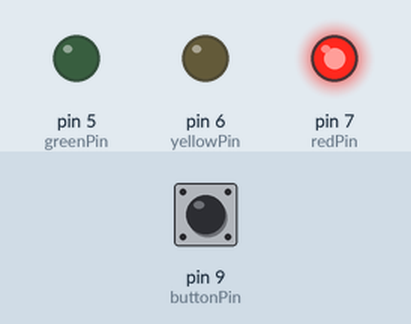
Bench run of a sketch on a simulated Arduino Uno, built with avr-gcc and run on an emulated ATmega328P. On the bench: output pins drawn as LEDs (lit = HIGH). The inputs (shaded band) are chosen by the test bench; at power-on: pin 9 (buttonPin) LOW.

Above: at 1.2 s.
1.3 s: pin 9 (buttonPin) pulled HIGH for 0.15 s
At 2.1 s:
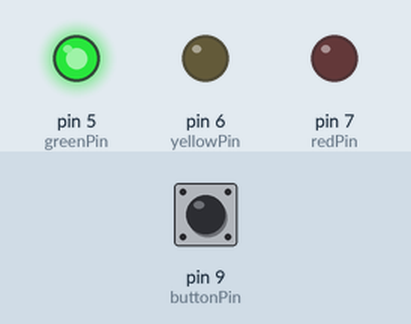
4.4 s: pin 9 (buttonPin) pulled HIGH for 1 s
At 6.5 s:
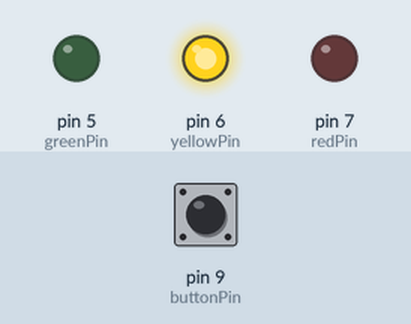
8.4 s: pin 9 (buttonPin) pulled HIGH for 0.15 s
At 8.5 s:
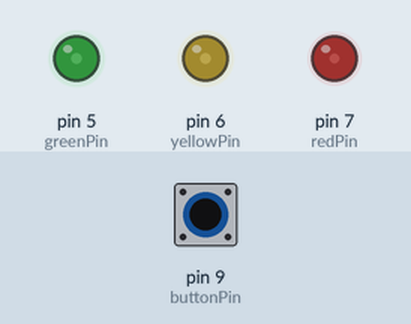
11.4 s: pin 9 (buttonPin) pulled HIGH for 3.2 s
At 15.8 s:
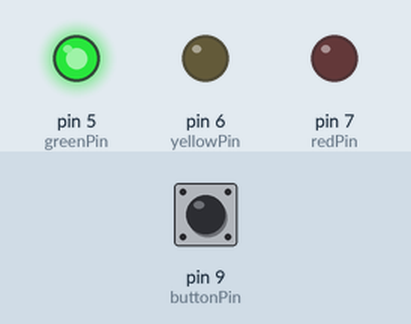
16.1 s: pin 9 (buttonPin) pulled HIGH for 0.15 s
At 17.0 s:
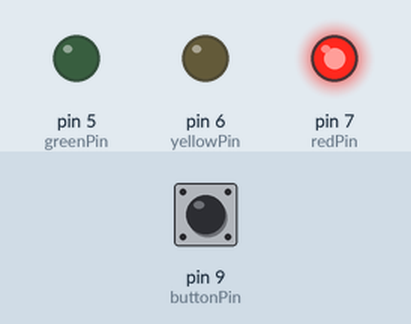
Timing chart, 0 to 19.1 s (numbered marks = the images above; inputs shaded):
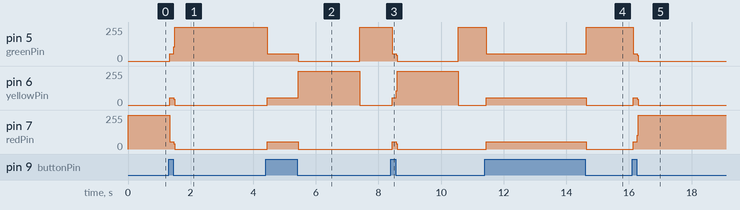

Measured:
- after the input at 1.3 s, pin 5 (greenPin): 0/255 → 56/255 at once, → 255/255 0.12 s later; pin 6 (yellowPin): 0/255 → 56/255 at once, → 0/255 0.12 s later; pin 7 (redPin): 255/255 → 53/255 at once, → 0/255 0.12 s later
- after the input at 4.4 s, pin 5 (greenPin): 255/255 → 56/255 at once, → 0/255 1.0 s later, → 255/255 2.0 s later; pin 6 (yellowPin): 0/255 → 56/255 at once, → 255/255 1.0 s later, → 0/255 2.0 s later; pin 7 (redPin): 0/255 → 53/255 at once, → 0/255 1.0 s later
- after the input at 8.4 s, pin 5 (greenPin): 255/255 → 56/255 at once, → 0/255 0.12 s later, → 255/255 2.0 s later; pin 6 (yellowPin): 0/255 → 56/255 at once, → 255/255 0.12 s later, → 0/255 2.0 s later; pin 7 (redPin): 0/255 → 53/255 at once, → 0/255 0.12 s later
- after the input at 11.4 s, pin 5 (greenPin): 255/255 → 56/255 at once, → 255/255 3.2 s later; pin 6 (yellowPin): 0/255 → 56/255 at once, → 0/255 3.2 s later; pin 7 (redPin): 0/255 → 53/255 at once, → 0/255 3.2 s later
- after the input at 16.1 s, pin 5 (greenPin): 255/255 → 56/255 at once, → 0/255 0.12 s later; pin 6 (yellowPin): 0/255 → 56/255 at once, → 0/255 0.12 s later; pin 7 (redPin): 0/255 → 53/255 at once, → 255/255 0.12 s later

The sketch:

semaphore.ino
```cpp
int redPin = 7, yellowPin = 6, greenPin = 5;
int waitTime = 5000, trnsTime = 2000, passTime = 5000;
int buttonPin = 9;
int increaseTime = 1000;

void setup() {
  // put your setup code here, to run once:
  pinMode(redPin, OUTPUT);
  pinMode(yellowPin, OUTPUT);
  pinMode(greenPin, OUTPUT);
  pinMode(buttonPin, INPUT);
  Serial.begin(9600);
}

void loop() {
  // put your main code here, to run repeatedly:
  semaphore(redPin, waitTime);
  semaphore(yellowPin, trnsTime);
  semaphore(greenPin, passTime);
}

void semaphore(int pin, int t) {
  unsigned long stampedTime = millis();
  digitalWrite(pin, HIGH);
  while (millis() - stampedTime < t) {
    int addTime = detectPress(buttonPin);
    if (addTime) {
      stampedTime += increaseTime;
    }
  }
  digitalWrite(pin, LOW);
}

int detectPress(int pin) {
  int isPressed = digitalRead(pin);
  if (isPressed) {
    return 1;
  } else {
    return 0;
  }
}
```
